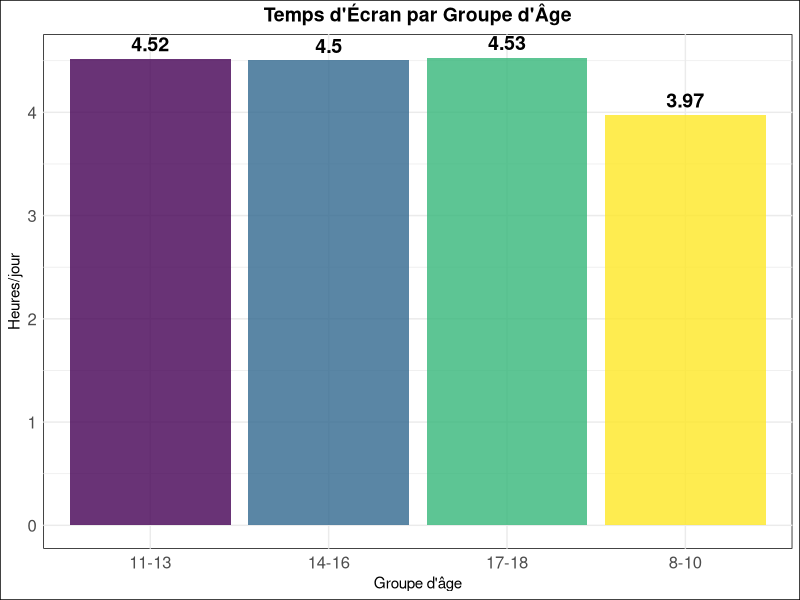

This chart was generated by the following R code: (Note: this script raises an error after producing the figure.)
# ================================
# CRÉER PRÉSENTATION POWERPOINT PRO
# Fichier : create_ppt.R
# ================================

library(officer)
library(ggplot2)
library(magrittr)
library(dplyr)

cat("\n🎨 CRÉATION PRÉSENTATION POWERPOINT...\n\n")

# Load data
data <- read.csv("data/screen_time_clean.csv", stringsAsFactors = FALSE)

# ================================
# 1. CRÉER PRÉSENTATION
# ================================

prs <- read_pptx()

# Pas besoin de set_slide_size (widescreen par défaut)

# ================================
# SLIDE 1 : TITRE
# ================================

cat("📊 Slide 1 : Titre...\n")

slide <- add_slide(prs, layout = "Title Slide")
slide <- ph_with(
  slide,
  value = "📱 Analyse du Temps d'Écran",
  location = ph_location_type(type = "ctrTitle")
)
slide <- ph_with(
  slide,
  value = "Impact des appareils numériques sur la santé des enfants indiens\n9,668 enfants analysés",
  location = ph_location_type(type = "subTitle")
)
prs <- slide

# ================================
# SLIDE 2 : INTRODUCTION
# ================================

cat("📊 Slide 2 : Introduction...\n")

slide <- add_slide(prs, layout = "Title and Content")
slide <- ph_with(
  slide,
  value = "🎯 Introduction",
  location = ph_location_type(type = "title")
)

content <- paste(
  "📌 Questions de Recherche :",
  "  • Combien de temps les enfants passent-ils sur les écrans ?",
  "  • Quels appareils sont les plus utilisés ?",
  "  • Quelles sont les conséquences pour la santé ?",
  "  • Existe-t-il des facteurs de protection ?",
  "",
  "📊 Dataset :",
  "  • 9,668 enfants indiens (8-18 ans)",
  "  • 8 variables principales",
  "  • Temps écran, appareils, impacts santé",
  sep = "\n"
)

slide <- ph_with(
  slide,
  value = content,
  location = ph_location_type(type = "body")
)
prs <- slide

# ================================
# SLIDE 3 : STATISTIQUES GLOBALES
# ================================

cat("📊 Slide 3 : Statistiques...\n")

slide <- add_slide(prs, layout = "Title and Content")
slide <- ph_with(
  slide,
  value = "📊 Statistiques Globales",
  location = ph_location_type(type = "title")
)

stats_text <- sprintf(
  "✅ Total enfants : %d\n✅ Âge moyen : %.1f ans\n✅ Temps écran moyen : %.2f h/jour\n✅ %% dépassant limite : %.1f%%\n✅ %% avec impacts santé : %.1f%%\n\n🚨 RÉSULTAT : 85.8%% DÉPASSENT LA LIMITE !",
  nrow(data),
  mean(data$Age),
  mean(data$Avg_Daily_Screen_Time_hr),
  sum(data$Exceeded_Recommended_Limit)/nrow(data)*100,
  sum(data$Has_Health_Impact)/nrow(data)*100
)

slide <- ph_with(
  slide,
  value = stats_text,
  location = ph_location_type(type = "body")
)
prs <- slide

# ================================
# SLIDE 4 : DISTRIBUTION ÂGE
# ================================

cat("📊 Slide 4 : Distribution par âge...\n")

age_data <- data %>%
  group_by(Age_Group) %>%
  summarise(Mean_Screen = mean(Avg_Daily_Screen_Time_hr), .groups = 'drop') %>%
  arrange(match(Age_Group, c("8-10", "11-13", "14-16", "17-18")))

p_age <- ggplot(age_data, aes(x = Age_Group, y = Mean_Screen, fill = Age_Group)) +
  geom_bar(stat = "identity", alpha = 0.8) +
  geom_text(aes(label = round(Mean_Screen, 2)), vjust = -0.5, fontface = "bold", size = 5) +
  scale_fill_viridis_d() +
  labs(title = "Temps d'Écran par Groupe d'Âge",
       x = "Groupe d'âge", y = "Heures/jour") +
  theme_minimal() +
  theme(legend.position = "none",
        plot.title = element_text(hjust = 0.5, face = "bold", size = 14),
        axis.text = element_text(size = 12),
        panel.background = element_rect(fill = "white"),
        plot.background = element_rect(fill = "white"))

ggsave("temp_age.png", p_age, width = 10, height = 6, dpi = 150, bg = "white")

slide <- add_slide(prs, layout = "Title and Content")
slide <- ph_with(
  slide,
  value = "👶 Distribution par Groupe d'Âge",
  location = ph_location_type(type = "title")
)
slide <- ph_with(
  slide,
  value = external_img("temp_age.png"),
  location = ph_location(left = 0.5, top = 1.3, width = 9, height = 5)
)
prs <- slide

# ================================
# SLIDE 5 : APPAREILS
# ================================

cat("📊 Slide 5 : Appareils...\n")

device_data <- data %>%
  group_by(Primary_Device) %>%
  summarise(
    Mean_Screen = mean(Avg_Daily_Screen_Time_hr),
    Count = n(),
    .groups = 'drop'
  ) %>%
  arrange(desc(Mean_Screen))

p_device <- ggplot(device_data, aes(x = reorder(Primary_Device, Mean_Screen), y = Mean_Screen, fill = Primary_Device)) +
  geom_bar(stat = "identity", alpha = 0.8) +
  geom_text(aes(label = round(Mean_Screen, 2)), hjust = -0.2, fontface = "bold", size = 5) +
  coord_flip() +
  scale_y_continuous(limits = c(0, 5)) +
  labs(title = "Temps d'Écran par Appareil",
       x = "", y = "Heures/jour") +
  theme_minimal() +
  theme(legend.position = "none",
        plot.title = element_text(hjust = 0.5, face = "bold", size = 14),
        axis.text = element_text(size = 12),
        panel.background = element_rect(fill = "white"),
        plot.background = element_rect(fill = "white"))

ggsave("temp_device.png", p_device, width = 10, height = 6, dpi = 150, bg = "white")

slide <- add_slide(prs, layout = "Title and Content")
slide <- ph_with(
  slide,
  value = "📱 Utilisation des Appareils",
  location = ph_location_type(type = "title")
)
slide <- ph_with(
  slide,
  value = external_img("temp_device.png"),
  location = ph_location(left = 0.5, top = 1.3, width = 9, height = 5)
)
prs <- slide

# ================================
# SLIDE 6 : DÉPASSEMENT LIMITE
# ================================

cat("📊 Slide 6 : Dépassement limite...\n")

limit_data <- data %>%
  count(Exceeded_Recommended_Limit) %>%
  mutate(Label = ifelse(Exceeded_Recommended_Limit, "Dépasse", "Respecte"),
         Pct = round(n/sum(n)*100, 1))

p_limit <- ggplot(limit_data, aes(x = "", y = n, fill = Label)) +
  geom_bar(stat = "identity", width = 1, color = "white", size = 2) +
  coord_polar("y", start = 0) +
  scale_fill_manual(values = c("Dépasse" = "#e74c3c", "Respecte" = "#27ae60")) +
  geom_text(aes(label = paste0(Pct, "%")), 
            position = position_stack(vjust = 0.5),
            size = 8, color = "white", fontweight = "bold") +
  labs(title = "🚨 85.8% DÉPASSENT LA LIMITE",
       fill = "") +
  theme_void() +
  theme(plot.title = element_text(hjust = 0.5, face = "bold", size = 14, color = "#e74c3c"),
        legend.position = "bottom",
        legend.text = element_text(size = 12))

ggsave("temp_limit.png", p_limit, width = 10, height = 6, dpi = 150, bg = "white")

slide <- add_slide(prs, layout = "Title and Content")
slide <- ph_with(
  slide,
  value = "🚨 Dépassement Limite Recommandée",
  location = ph_location_type(type = "title")
)
slide <- ph_with(
  slide,
  value = external_img("temp_limit.png"),
  location = ph_location(left = 0.5, top = 1.3, width = 9, height = 5)
)
prs <- slide

# ================================
# SLIDE 7 : IMPACTS SANTÉ
# ================================

cat("📊 Slide 7 : Impacts santé...\n")

screen_cat_data <- data %>%
  group_by(Screen_Category) %>%
  summarise(
    Impact_Pct = round(sum(Has_Health_Impact)/n()*100, 1),
    .groups = 'drop'
  ) %>%
  arrange(match(Screen_Category, c("Faible (< 2h)", "Modéré (2-4h)", "Élevé (4-6h)", "Très élevé (> 6h)")))

p_health <- ggplot(screen_cat_data, aes(x = Screen_Category, y = Impact_Pct, fill = Screen_Category)) +
  geom_bar(stat = "identity", alpha = 0.8) +
  geom_text(aes(label = paste0(Impact_Pct, "%")), vjust = -0.5, fontface = "bold", size = 5) +
  scale_fill_manual(values = c("Faible (< 2h)" = "#27ae60", 
                               "Modéré (2-4h)" = "#f39c12",
                               "Élevé (4-6h)" = "#e74c3c",
                               "Très élevé (> 6h)" = "#c0392b")) +
  scale_y_continuous(limits = c(0, 100)) +
  labs(title = "💡 Impacts Santé par Temps d'Écran",
       subtitle = "À partir de 4h = 81% problèmes santé",
       x = "", y = "% Avec impacts") +
  theme_minimal() +
  theme(legend.position = "none",
        plot.title = element_text(hjust = 0.5, face = "bold", size = 14),
        axis.text = element_text(size = 11),
        panel.background = element_rect(fill = "white"),
        plot.background = element_rect(fill = "white"))

ggsave("temp_health.png", p_health, width = 10, height = 6, dpi = 150, bg = "white")

slide <- add_slide(prs, layout = "Title and Content")
slide <- ph_with(
  slide,
  value = "🏥 Impacts Santé par Temps d'Écran",
  location = ph_location_type(type = "title")
)
slide <- ph_with(
  slide,
  value = external_img("temp_health.png"),
  location = ph_location(left = 0.5, top = 1.3, width = 9, height = 5)
)
prs <- slide

# ================================
# SLIDE 8 : CONTENU ÉDUCATIF PROTECTEUR
# ================================

cat("📊 Slide 8 : Contenu éducatif...\n")

edu_data <- data %>%
  group_by(Education_Level) %>%
  summarise(
    Impact_Pct = round(sum(Has_Health_Impact)/n()*100, 1),
    .groups = 'drop'
  ) %>%
  arrange(match(Education_Level, c("Très peu", "Peu", "Équilibré", "Très éducatif")))

p_edu <- ggplot(edu_data, aes(x = Education_Level, y = Impact_Pct, fill = Education_Level)) +
  geom_bar(stat = "identity", alpha = 0.8) +
  geom_text(aes(label = paste0(Impact_Pct, "%")), vjust = -0.5, fontface = "bold", size = 5) +
  scale_fill_manual(values = c("Très peu" = "#e74c3c", 
                               "Peu" = "#f39c12",
                               "Équilibré" = "#3498db",
                               "Très éducatif" = "#27ae60")) +
  scale_y_continuous(limits = c(0, 80)) +
  labs(title = "📚 Contenu Éducatif = PROTECTEUR",
       subtitle = "Très éducatif : 52.6% impacts vs Très peu : 73.2%",
       x = "", y = "% Impacts santé") +
  theme_minimal() +
  theme(legend.position = "none",
        plot.title = element_text(hjust = 0.5, face = "bold", size = 14),
        axis.text = element_text(size = 11),
        panel.background = element_rect(fill = "white"),
        plot.background = element_rect(fill = "white"))

ggsave("temp_edu.png", p_edu, width = 10, height = 6, dpi = 150, bg = "white")

slide <- add_slide(prs, layout = "Title and Content")
slide <- ph_with(
  slide,
  value = "📚 Effet Protecteur du Contenu Éducatif",
  location = ph_location_type(type = "title")
)
slide <- ph_with(
  slide,
  value = external_img("temp_edu.png"),
  location = ph_location(left = 0.5, top = 1.3, width = 9, height = 5)
)
prs <- slide

# ================================
# SLIDE 9 : PROBLÈMES SANTÉ TOP
# ================================

cat("📊 Slide 9 : Problèmes santé...\n")

health_data <- data %>%
  filter(Has_Health_Impact == 1) %>%
  count(Health_Impacts) %>%
  arrange(desc(n)) %>%
  slice(1:7)

p_problems <- ggplot(health_data, aes(x = reorder(Health_Impacts, n), y = n)) +
  geom_bar(stat = "identity", fill = "#e74c3c", alpha = 0.8) +
  geom_text(aes(label = n), hjust = -0.2, fontface = "bold", size = 4) +
  coord_flip() +
  labs(title = "🏥 Principaux Problèmes de Santé",
       subtitle = "Manque de sommeil : 50.3%",
       x = "", y = "Nombre d'enfants") +
  theme_minimal() +
  theme(plot.title = element_text(hjust = 0.5, face = "bold", size = 14),
        axis.text = element_text(size = 10),
        panel.background = element_rect(fill = "white"),
        plot.background = element_rect(fill = "white"))

ggsave("temp_problems.png", p_problems, width = 10, height = 6, dpi = 150, bg = "white")

slide <- add_slide(prs, layout = "Title and Content")
slide <- ph_with(
  slide,
  value = "🏥 Principaux Problèmes de Santé",
  location = ph_location_type(type = "title")
)
slide <- ph_with(
  slide,
  value = external_img("temp_problems.png"),
  location = ph_location(left = 0.5, top = 1.3, width = 9, height = 5)
)
prs <- slide

# ================================
# SLIDE 10 : RÉSULTATS CLÉS
# ================================

cat("📊 Slide 10 : Résultats clés...\n")

slide <- add_slide(prs, layout = "Title and Content")
slide <- ph_with(
  slide,
  value = "🎯 Résultats Clés",
  location = ph_location_type(type = "title")
)

results <- paste(
  "🚨 RÉSULTATS CRITIQUES :",
  "  • 85.8% dépassent le temps écran recommandé",
  "  • 67.1% ont des impacts sur la santé",
  "  • 1,106 enfants en DANGER (>6h + impacts)",
  "  • Manque de sommeil = problème #1 (50.3%)",
  "",
  "✅ FACTEURS PROTECTEURS :",
  "  • Contenu éducatif réduit impacts de 20%",
  "  • <2h/jour = 0% impacts santé",
  "  • Ratio éducatif 0.5+ CRUCIAL",
  sep = "\n"
)

slide <- ph_with(
  slide,
  value = results,
  location = ph_location_type(type = "body")
)
prs <- slide

# ================================
# SLIDE 11 : RECOMMANDATIONS
# ================================

cat("📊 Slide 11 : Recommandations...\n")

slide <- add_slide(prs, layout = "Title and Content")
slide <- ph_with(
  slide,
  value = "💡 Recommandations",
  location = ph_location_type(type = "title")
)

recommendations <- paste(
  "✅ POUR LES 11-13 ANS (groupe à risque) :",
  "  • Limiter à <2h/jour",
  "  • Augmenter ratio éducatif à 0.5+",
  "  • Pauses régulières yeux/sommeil",
  "",
  "✅ POUR CEUX AVEC >6h/JOUR (1,106 enfants) :",
  "  • Risque MAJEUR santé",
  "  • Intervention urgente recommandée",
  "",
  "✅ STRATÉGIE GLOBALE :",
  "  • Contenu éducatif plutôt que récréatif",
  "  • Limiter Laptop/Smartphone <2h",
  "  • Sensibilisation parents/enfants",
  sep = "\n"
)

slide <- ph_with(
  slide,
  value = recommendations,
  location = ph_location_type(type = "body")
)
prs <- slide

# ================================
# SLIDE 12 : CONCLUSION
# ================================

cat("📊 Slide 12 : Conclusion...\n")

slide <- add_slide(prs, layout = "Title and Content")
slide <- ph_with(
  slide,
  value = "🎓 Conclusion",
  location = ph_location_type(type = "title")
)

conclusion <- paste(
  "La majorité des enfants indiens (85.8%)",
  "dépassent les limites sûres de temps d'écran.",
  "",
  "Cependant, le contenu éducatif agit comme",
  "un FACTEUR DE PROTECTION significatif,",
  "réduisant les impacts santé de 20%.",
  "",
  "→ MISE EN ŒUVRE DE DIRECTIVES",
  "→ AMÉLIORATION QUALITÉ CONTENU",
  "→ RÉDUCTION IMPACTS SANTÉ",
  sep = "\n"
)

slide <- ph_with(
  slide,
  value = conclusion,
  location = ph_location_type(type = "body")
)
prs <- slide

# ================================
# SAUVEGARDER
# ================================

cat("\n💾 Sauvegarde...\n")
print(prs, target = "outputs/Screen_Time_Analysis.pptx")

cat("✅ Présentation créée : outputs/Screen_Time_Analysis.pptx\n\n")

# Nettoyer fichiers temp
file.remove(c("temp_age.png", "temp_device.png", "temp_limit.png", 
              "temp_health.png", "temp_edu.png", "temp_problems.png"))

cat("═══════════════════════════════════════════════════════════\n")
cat("✅ PRÉSENTATION POWERPOINT PRÊTE !\n")
cat("═══════════════════════════════════════════════════════════\n")
